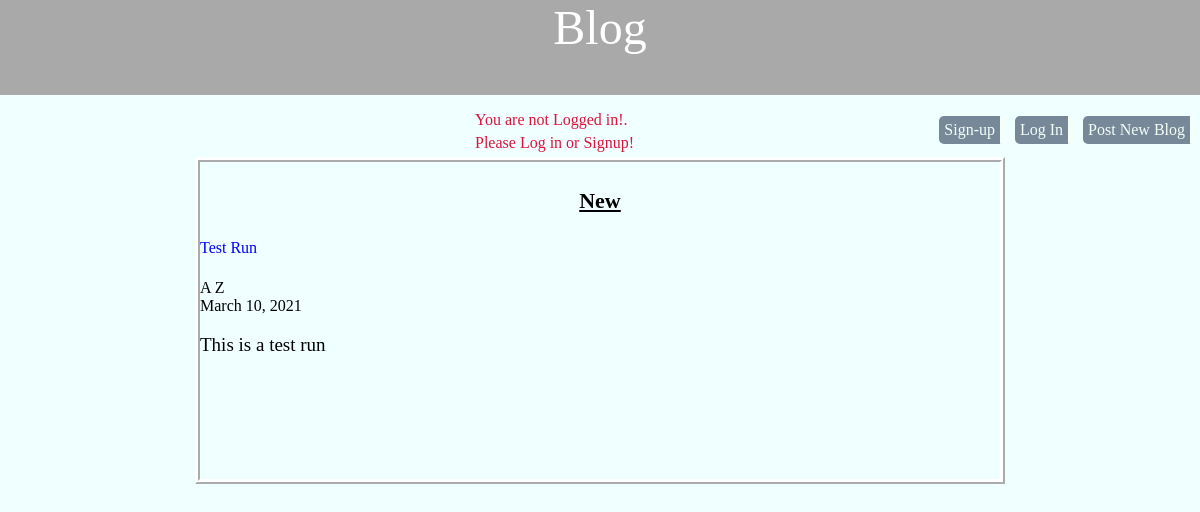
The app's page /, older data.
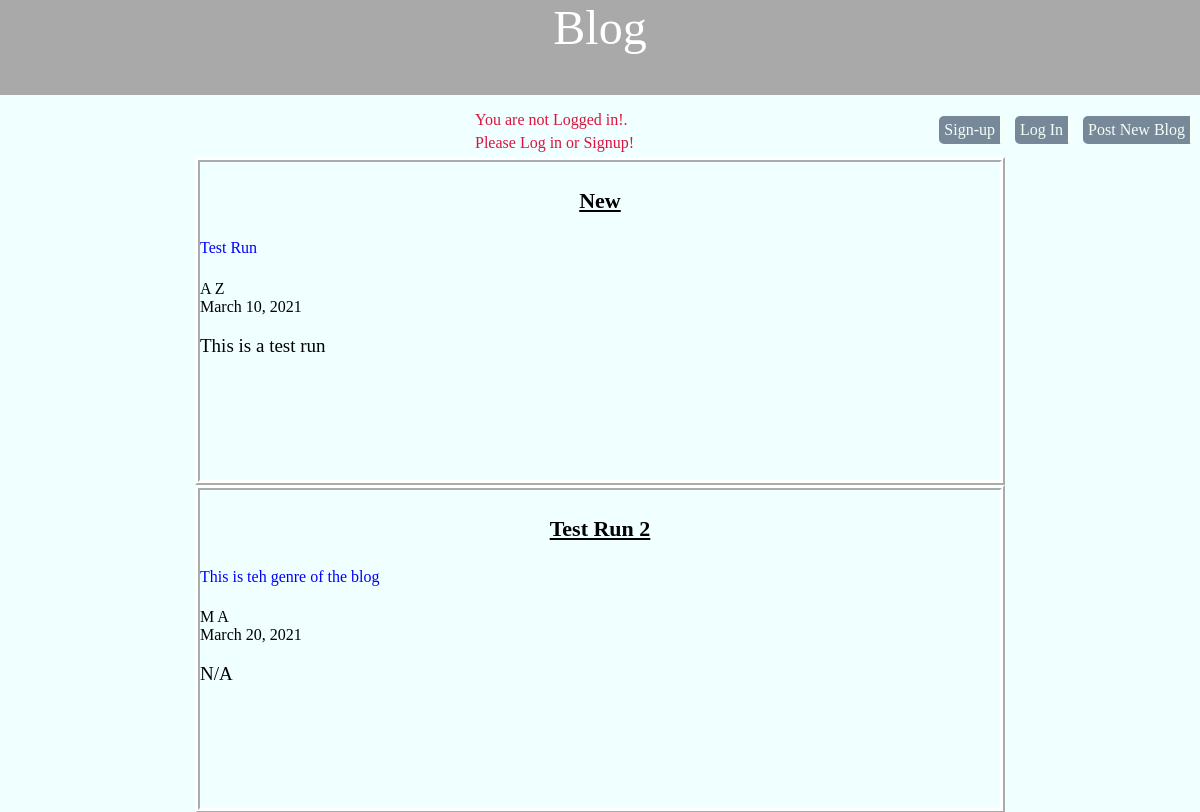
The same page, newer data.
### blog/models.py (models this page shows, shortened)
class Post(models.Model):
    genre = models.CharField(max_length=50)
    title = models.CharField(max_length=50)
    first_name = models.CharField(max_length=30, default='')
    last_name = models.CharField(max_length=30, default='')
    body = models.TextField()
    post_date = models.DateField(auto_now_add=True)  # self

### blog/views.py (the view)
# urls.py: path('', BlogListView.as_view(), name='home'),
class BlogListView(ListView):
    model = Post
    template_name = 'home.html'

### templates/home.html
{% extends 'base.html' %}
{% block content %}
{% for post in object_list %}
     <body>
          <div class="blog-body">
          <div class="post-title">
          <h3><a href="{% url 'post_detail' post.pk %}">{{ post.title }}</a></h3></div>
          <div class="blog-genre"> {{ post.genre}}</div>
     <div class="post-body ">
           {{post.first_name }}
           {{post.last_name}}
          <br>{{ post.post_date}}
         <p>{{ post.body }}</p>
     </div>
    </div>
   {% endfor %}
{% endblock content %}

Row changes from the older to the newer data that the page shows:
added Post: title "Test Run 2", genre "This is teh genre of the blog", first_name "M", last_name "A", post_date "March 20, 2021", body "N/A"
